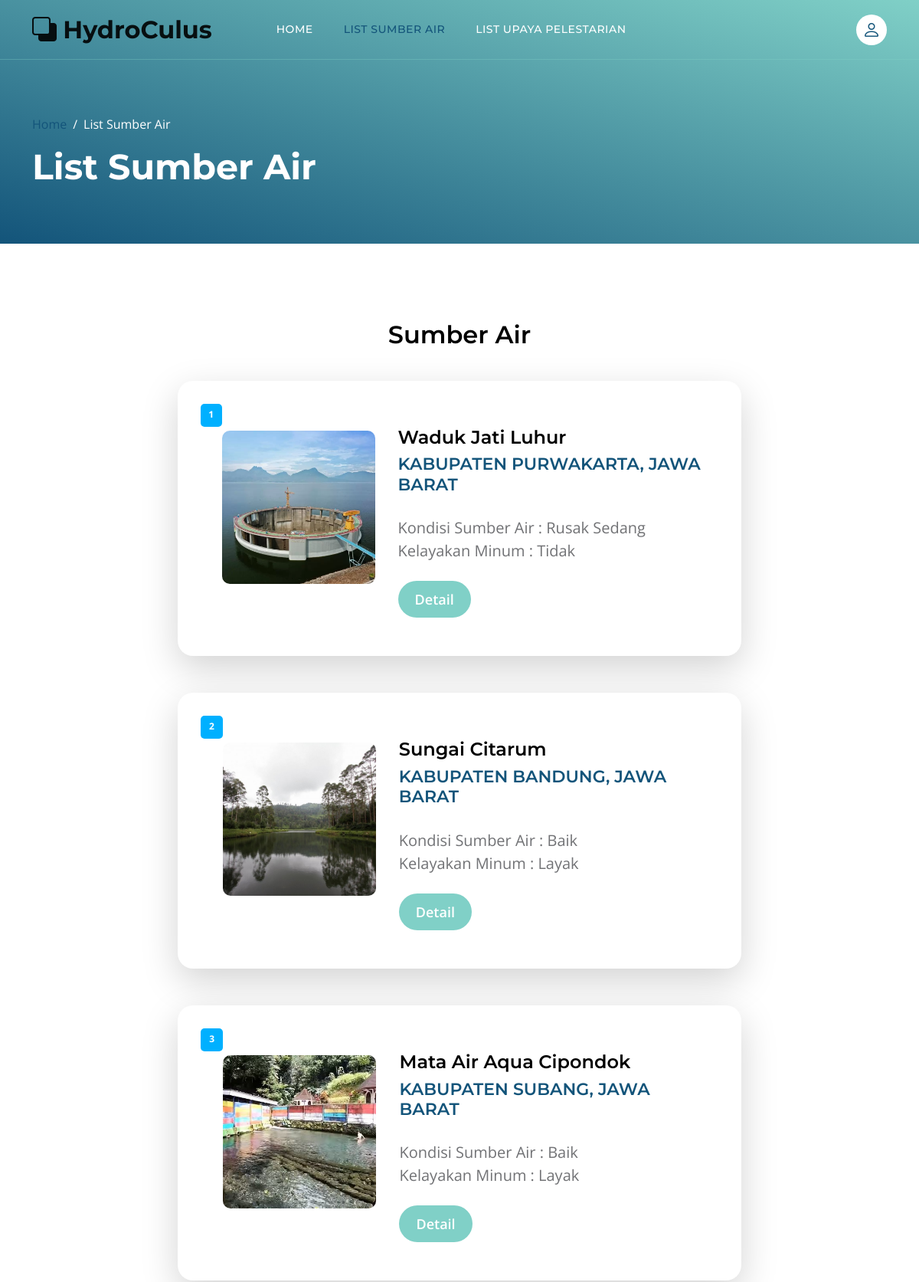
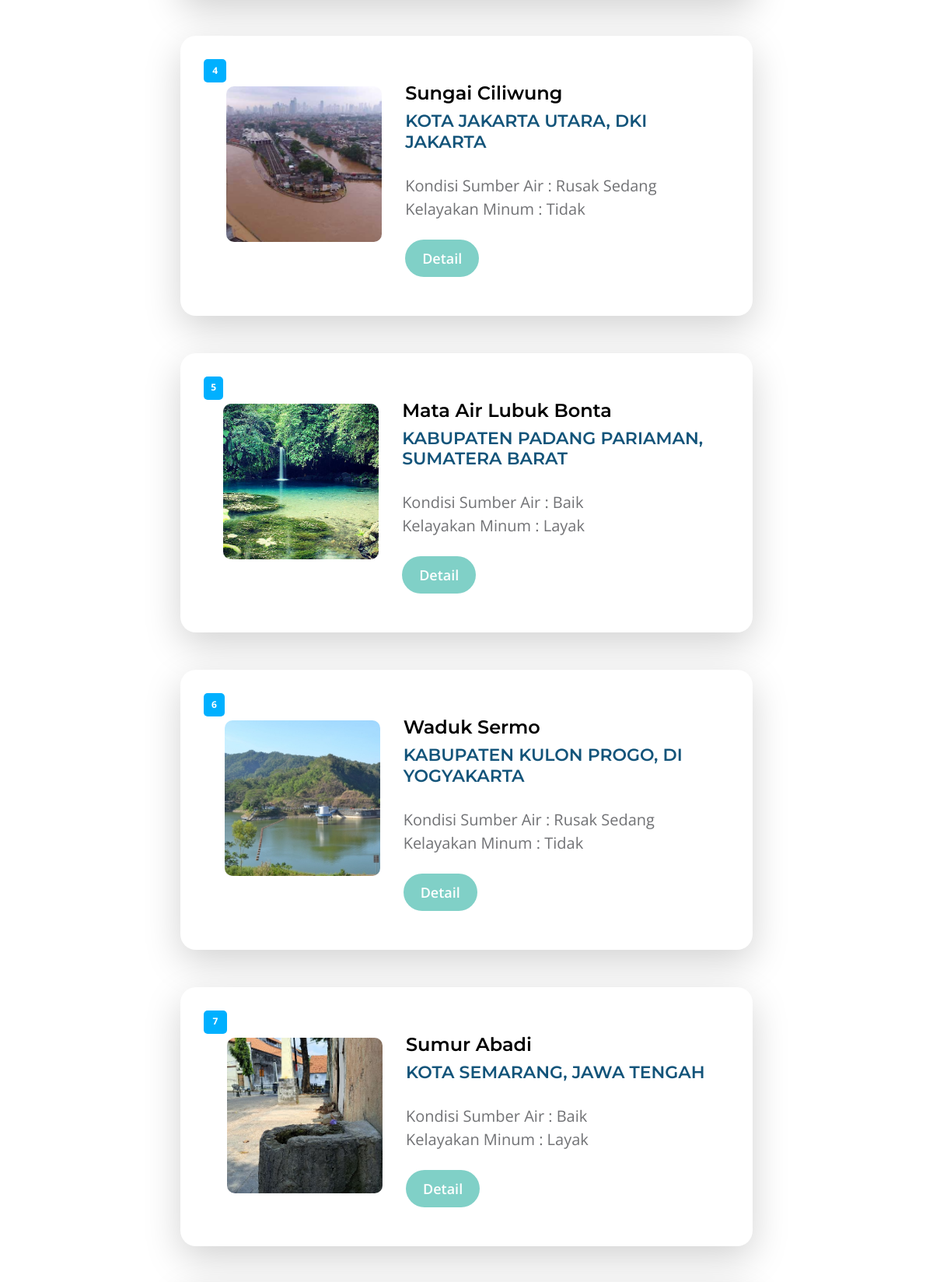
/topics-listing.php (upper part), run on the app's committed database (2 pictures, top to bottom).
### tables this page shows
CREATE TABLE `sumber_air` (
  `id_sumber_air` int(11) NOT NULL AUTO_INCREMENT,
  `nama_sumber_air` varchar(100) NOT NULL,
  `kondisi_sumber_air` varchar(100) DEFAULT NULL,
  `suhu` decimal(10,0) NOT NULL,
  `warna` varchar(10) NOT NULL,
  `pH` decimal(10,1) NOT NULL,
  `layak_minum` varchar(10) NOT NULL,
  `id_jenis_sumber_air` int(11) NOT NULL,
  `id_kabupaten` int(4) NOT NULL,
  `foto_sumber_air` varchar(100) NOT NULL,
  PRIMARY KEY (`id_sumber_air`),
  KEY `id_jenis_sumber_air` (`id_jenis_sumber_air`),
  KEY `kabupaten` (`id_kabupaten`),
  CONSTRAINT `jenis_sumber_air` FOREIGN KEY (`id_jenis_sumber_air`) REFERENCES `jenis_sumber_air` (`id_jenis_sumber_air`),
  CONSTRAINT `kabupaten` FOREIGN KEY (`id_kabupaten`) REFERENCES `regencies` (`id`)
);

CREATE TABLE `regencies` (
  `id` int(4) NOT NULL,
  `province_id` char(2) NOT NULL,
  `name` varchar(255) NOT NULL,
  PRIMARY KEY (`id`),
  KEY `regencies_province_id_index` (`province_id`),
  CONSTRAINT `regencies_ibfk_1` FOREIGN KEY (`province_id`) REFERENCES `provinces` (`id`)
);

CREATE TABLE `provinces` (
  `id` char(2) NOT NULL,
  `provinces_name` varchar(255) NOT NULL,
  PRIMARY KEY (`id`)
);

### function.php (called while the page is built, shortened)
<?php
    include('config.php');
    function readSumberAir(){
        global $conn;
        $query =
"SELECT * FROM sumber_air
JOIN regencies ON sumber_air.id_kabupaten = regencies.id
JOIN provinces ON regencies.province_id = provinces.id
JOIN jenis_sumber_air ON sumber_air.id_jenis_sumber_air = jenis_sumber_air.id_jenis_sumber_air
ORDER BY id_sumber_air
";
        $eksekusi = mysqli_query($conn, $query);
        return $eksekusi;
    }
?>

### topics-listing.php (the view, shortened to what this page needs)
<?php
    include('function.php');
    $listSumberAir = readSumberAir();
?>
<!doctype html>
<html lang="en">
    <head>
        <link href="css/bootstrap.min.css" rel="stylesheet">
        <link href="css/bootstrap-icons.css" rel="stylesheet">
        <link href="css/templatemo-topic-listing.css" rel="stylesheet">
    </head>
    <body class="topics-listing-page" id="top">
        <main>
            <nav class="navbar navbar-expand-lg">
                <div class="container">
                    <a class="navbar-brand" href="index.php">
                        <i class="bi-back"></i>
                        <span>HydroCulus</span>
                    </a>
                    <div class="collapse navbar-collapse" id="navbarNav">
                        <ul class="navbar-nav ms-lg-5 me-lg-auto">
                            <li class="nav-item">
                                <a class="nav-link click-scroll" href="index.php">Home</a>
                            </li>
                            <li class="nav-item" >
                                <a class="nav-link active"  href="topics-listing.php#list" >List Sumber Air</a>
                            </li>
                            <li class="nav-item" >
                                <a class="nav-link"  href="upaya-listing.php#list" >List Upaya Pelestarian</a>
                            </li>
                        </ul>
                        <div class="d-none d-lg-block">
                            <a href="login.php" class="navbar-icon bi-person smoothscroll"></a>
                        </div>
                    </div>
                </div>
            </nav>
            <header class="site-header d-flex flex-column justify-content-center align-items-center">
                <div class="container">
                    <div class="row align-items-center">
                        <div class="col-lg-5 col-12">
                            <nav aria-label="breadcrumb">
                                <ol class="breadcrumb">
                                    <li class="breadcrumb-item"><a href="index.php">Home</a></li>
                                    <li class="breadcrumb-item active" aria-current="page">List Sumber Air</li>
                                </ol>
                            </nav>
                            <h2 class="text-white">List Sumber Air</h2>
                        </div>
                    </div>
                </div>
            </header>
            <section class="section-padding" id="list">
                <div class="container">
                    <div class="row">
                        <div class="col-lg-12 col-12 text-center">
                            <h3 class="mb-4">Sumber Air</h3>
                        </div>
                        <div class="col-lg-8 col-12 mt-3 mx-auto">
                        <?php
                            $cacah = 0;
                            foreach($listSumberAir as $sumberAir){
                        ?>
                            <div class="custom-block custom-block-topics-listing bg-white shadow-lg mb-5">
                                <div class="d-flex">
                                    <span class="badge bg-design rounded-pill"><?=$cacah+=1?></span>
                                    <img src="images/foto_sumber_air/<?=$sumberAir['foto_sumber_air']?>" class="custom-block-image img-fluid" alt=""  style="border-radius: 10px;">
                                    <div class="custom-block-topics-listing-info d-flex">
                                        <div>
                                            <h5 class="mb-2"><?=$sumberAir['nama_sumber_air']?></h5>
                                            <h6 class="mb-1"><?=$sumberAir['name']?>, <?=$sumberAir['provinces_name']?></h6>
                                            <br>
                                            <p class="mb-0">Kondisi Sumber Air : <?=$sumberAir['kondisi_sumber_air']?></p>
                                            <p class="mb-0">Kelayakan Minum : <?=$sumberAir['layak_minum']?></p>
                                            <a href="topics-detail.php?id_sumber_air=<?=$sumberAir['id_sumber_air']?>" class="btn custom-btn mt-3 mt-lg-4">Detail</a>
                                        </div>
                                    </div>
                                </div>
                            </div>
                            <?php
                                }
                            ?>
                        </div>
                    </div>
                </div>
            </section>
        </main>
    </body>
</html>

### css/templatemo-topic-listing.css (style rules this page uses)
:root { --white-color: #ffffff; --primary-color: #13547a; --secondary-color: #80d0c7; --section-bg-color: #f0f8ff; --custom-btn-bg-color: #80d0c7; --custom-btn-bg-hover-color: #13547a; --dark-color: #000000; --p-color: #717275; --border-color: #7fffd4; --link-hover-color: #13547a; --body-font-family: 'Open Sans', sans-serif; --title-font-family: 'Montserrat', sans-serif; --h1-font-size: 58px; --h2-font-size: 46px; --h3-font-size: 32px; --h4-font-size: 28px; --h5-font-size: 24px; --h6-font-size: 22px; --p-font-size: 20px; --menu-font-size: 14px; --btn-font-size: 18px; --copyright-font-size: 16px; --border-radius-large: 100px; --border-radius-medium: 20px; --border-radius-small: 10px; --font-weight-normal: 400; --font-weight-medium: 500; --font-weight-semibold: 600; --font-weight-bold: 700; }
body { background-color: var(--white-color); font-family: var(--body-font-family); }
h2, h3, h4, h5, h6 { color: var(--dark-color); }
h1, h2, h3, h4, h5, h6 { font-family: var(--title-font-family); font-weight: var(--font-weight-semibold); }
h2 { font-size: var(--h2-font-size); font-weight: var(--font-weight-bold); }
h3 { font-size: var(--h3-font-size); }
h5 { font-size: var(--h5-font-size); }
h6 { color: var(--primary-color); font-size: var(--h6-font-size); }
p { color: var(--p-color); font-size: var(--p-font-size); font-weight: var(--font-weight-normal); }
ul li { color: var(--p-color); font-size: var(--p-font-size); font-weight: var(--font-weight-normal); }
a, button { touch-action: manipulation; transition: all 0.3s; }
a { display: inline-block; color: var(--primary-color); text-decoration: none; }
.section-padding { padding-top: 100px; padding-bottom: 100px; }
.custom-btn { background: var(--custom-btn-bg-color); border: 2px solid transparent; border-radius: var(--border-radius-large); color: var(--white-color); font-size: var(--btn-font-size); font-weight: var(--font-weight-semibold); line-height: normal; transition: all 0.3s; padding: 10px 20px; }
.site-header { background-image: linear-gradient(15deg, #13547a 0%, #80d0c7 100%); padding-top: 150px; padding-bottom: 80px; }
.site-header .container { height: 100%; }
.breadcrumb-item+.breadcrumb-item::before, .breadcrumb-item a:hover, .breadcrumb-item.active { color: var(--white-color); }
.navbar { background: transparent; border-bottom: 1px solid rgba(128, 208, 199, 0.35); z-index: 100; }
.navbar-brand, .navbar-brand:hover { font-size: var(--h3-font-size); font-weight: var(--font-weight-bold); display: block; }
.navbar-brand span { font-family: var(--title-font-family); }
.navbar-expand-lg .navbar-nav .nav-link { border-radius: var(--border-radius-large); margin: 10px; padding: 10px; }
.navbar-nav .nav-link { display: inline-block; color: var(--white-color); font-family: var(--title-font-family); font-size: var(--menu-font-size); font-weight: var(--font-weight-medium); text-transform: uppercase; letter-spacing: 0.5px; position: relative; padding-top: 15px; padding-bottom: 15px; }
.navbar-nav .nav-link.active, .navbar-nav .nav-link:hover { color: var(--primary-color); }
.navbar-icon { background: var(--white-color); border-radius: var(--border-radius-large); display: inline-block; font-size: var(--h5-font-size); width: 40px; height: 40px; line-height: 40px; text-align: center; transition: all 0.3s ease; }
.custom-block { border-radius: var(--border-radius-medium); position: relative; overflow: hidden; padding: 30px; transition: all 0.3s ease; height: 100%; }
.custom-block-image { display: block; width: 100%; height: 200px; object-fit: cover; margin-top: 35px; }
.custom-block .rounded-pill { border-radius: 5px !important; display: flex; justify-content: center; text-align: center; width: 30px; height: 30px; line-height: 20px; }
.bg-design { background-color: #00B0FF; }
.topics-listing-page .site-header { padding-bottom: 65px; }
.custom-block-topics-listing-info { margin: 30px 20px 20px 30px; }
.custom-block-topics-listing { height: inherit; }
.custom-block-topics-listing .custom-block-image { width: 200px; }

### data on the page
sumber_air: cacah "1", foto_sumber_air (picture), nama_sumber_air "Waduk Jati Luhur", id_kabupaten.name "KABUPATEN PURWAKARTA", provinces.provinces_name "JAWA BARAT", kondisi_sumber_air "Rusak Sedang", layak_minum "Tidak"
sumber_air: cacah "2", foto_sumber_air (picture), nama_sumber_air "Sungai Citarum", id_kabupaten.name "KABUPATEN BANDUNG", provinces.provinces_name "JAWA BARAT", kondisi_sumber_air "Baik", layak_minum "Layak"
sumber_air: cacah "3", foto_sumber_air (picture), nama_sumber_air "Mata Air Aqua Cipondok", id_kabupaten.name "KABUPATEN SUBANG", provinces.provinces_name "JAWA BARAT", kondisi_sumber_air "Baik", layak_minum "Layak"
sumber_air: cacah "4", foto_sumber_air (picture), nama_sumber_air "Sungai Ciliwung", id_kabupaten.name "KOTA JAKARTA UTARA", provinces.provinces_name "DKI JAKARTA", kondisi_sumber_air "Rusak Sedang", layak_minum "Tidak"
sumber_air: cacah "5", foto_sumber_air (picture), nama_sumber_air "Mata Air Lubuk Bonta", id_kabupaten.name "KABUPATEN PADANG PARIAMAN", provinces.provinces_name "SUMATERA BARAT", kondisi_sumber_air "Baik", layak_minum "Layak"
sumber_air: cacah "6", foto_sumber_air (picture), nama_sumber_air "Waduk Sermo", id_kabupaten.name "KABUPATEN KULON PROGO", provinces.provinces_name "DI YOGYAKARTA", kondisi_sumber_air "Rusak Sedang", layak_minum "Tidak"
sumber_air: cacah "7", foto_sumber_air (picture), nama_sumber_air "Sumur Abadi", id_kabupaten.name "KOTA SEMARANG", provinces.provinces_name "JAWA TENGAH", kondisi_sumber_air "Baik", layak_minum "Layak"
